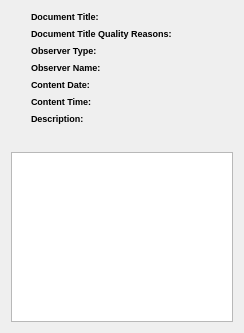
<?xml version="1.0" encoding="UTF-8"?>
<ui version="4.0">
 <class>udg::KeyImageNoteDisplayerBase</class>
 <widget class="QWidget" name="udg::KeyImageNoteDisplayerBase">
  <property name="geometry">
   <rect>
    <x>0</x>
    <y>0</y>
    <width>244</width>
    <height>333</height>
   </rect>
  </property>
  <property name="sizePolicy">
   <sizepolicy hsizetype="Preferred" vsizetype="Preferred">
    <horstretch>0</horstretch>
    <verstretch>0</verstretch>
   </sizepolicy>
  </property>
  <property name="windowTitle">
   <string>Form</string>
  </property>
  <layout class="QVBoxLayout" name="verticalLayout">
   <item>
    <layout class="QHBoxLayout" name="horizontalLayout">
     <item>
      <spacer name="horizontalSpacer">
       <property name="orientation">
        <enum>Qt::Horizontal</enum>
       </property>
       <property name="sizeType">
        <enum>QSizePolicy::Fixed</enum>
       </property>
       <property name="sizeHint" stdset="0">
        <size>
         <width>20</width>
         <height>20</height>
        </size>
       </property>
      </spacer>
     </item>
     <item>
      <layout class="QFormLayout" name="formLayout">
       <item row="0" column="0">
        <widget class="QLabel" name="m_documentTitleLabel">
         <property name="sizePolicy">
          <sizepolicy hsizetype="Fixed" vsizetype="Fixed">
           <horstretch>0</horstretch>
           <verstretch>0</verstretch>
          </sizepolicy>
         </property>
         <property name="minimumSize">
          <size>
           <width>0</width>
           <height>0</height>
          </size>
         </property>
         <property name="font">
          <font>
           <pointsize>7</pointsize>
           <weight>75</weight>
           <bold>true</bold>
          </font>
         </property>
         <property name="text">
          <string>Document Title: </string>
         </property>
        </widget>
       </item>
       <item row="0" column="1">
        <widget class="QLabel" name="m_documentTitleText">
         <property name="minimumSize">
          <size>
           <width>0</width>
           <height>0</height>
          </size>
         </property>
         <property name="font">
          <font>
           <pointsize>7</pointsize>
          </font>
         </property>
         <property name="text">
          <string/>
         </property>
        </widget>
       </item>
       <item row="1" column="0">
        <widget class="QLabel" name="m_documentTitleQualityReasonsLabel">
         <property name="sizePolicy">
          <sizepolicy hsizetype="Fixed" vsizetype="Fixed">
           <horstretch>0</horstretch>
           <verstretch>0</verstretch>
          </sizepolicy>
         </property>
         <property name="minimumSize">
          <size>
           <width>0</width>
           <height>0</height>
          </size>
         </property>
         <property name="font">
          <font>
           <pointsize>7</pointsize>
           <weight>75</weight>
           <bold>true</bold>
          </font>
         </property>
         <property name="text">
          <string>Document Title Quality Reasons: </string>
         </property>
        </widget>
       </item>
       <item row="1" column="1">
        <widget class="QLabel" name="m_documentTitleQualityReasonText">
         <property name="minimumSize">
          <size>
           <width>0</width>
           <height>0</height>
          </size>
         </property>
         <property name="font">
          <font>
           <pointsize>7</pointsize>
          </font>
         </property>
         <property name="text">
          <string/>
         </property>
        </widget>
       </item>
       <item row="2" column="0">
        <widget class="QLabel" name="m_observerTypeLabel">
         <property name="sizePolicy">
          <sizepolicy hsizetype="Fixed" vsizetype="Fixed">
           <horstretch>0</horstretch>
           <verstretch>0</verstretch>
          </sizepolicy>
         </property>
         <property name="minimumSize">
          <size>
           <width>0</width>
           <height>0</height>
          </size>
         </property>
         <property name="font">
          <font>
           <pointsize>7</pointsize>
           <weight>75</weight>
           <bold>true</bold>
          </font>
         </property>
         <property name="text">
          <string>Observer Type: </string>
         </property>
        </widget>
       </item>
       <item row="2" column="1">
        <widget class="QLabel" name="m_observerContextTypeText">
         <property name="minimumSize">
          <size>
           <width>0</width>
           <height>0</height>
          </size>
         </property>
         <property name="font">
          <font>
           <pointsize>7</pointsize>
          </font>
         </property>
         <property name="text">
          <string/>
         </property>
        </widget>
       </item>
       <item row="3" column="0">
        <widget class="QLabel" name="m_observerNameLabel">
         <property name="sizePolicy">
          <sizepolicy hsizetype="Fixed" vsizetype="Fixed">
           <horstretch>0</horstretch>
           <verstretch>0</verstretch>
          </sizepolicy>
         </property>
         <property name="minimumSize">
          <size>
           <width>0</width>
           <height>0</height>
          </size>
         </property>
         <property name="font">
          <font>
           <pointsize>7</pointsize>
           <weight>75</weight>
           <bold>true</bold>
          </font>
         </property>
         <property name="text">
          <string>Observer Name: </string>
         </property>
        </widget>
       </item>
       <item row="3" column="1">
        <widget class="QLabel" name="m_observerContextNameText">
         <property name="minimumSize">
          <size>
           <width>0</width>
           <height>0</height>
          </size>
         </property>
         <property name="font">
          <font>
           <pointsize>7</pointsize>
          </font>
         </property>
         <property name="text">
          <string/>
         </property>
        </widget>
       </item>
       <item row="4" column="0">
        <widget class="QLabel" name="m_contentDateLabel">
         <property name="sizePolicy">
          <sizepolicy hsizetype="Fixed" vsizetype="Fixed">
           <horstretch>0</horstretch>
           <verstretch>0</verstretch>
          </sizepolicy>
         </property>
         <property name="minimumSize">
          <size>
           <width>0</width>
           <height>0</height>
          </size>
         </property>
         <property name="font">
          <font>
           <pointsize>7</pointsize>
           <weight>75</weight>
           <bold>true</bold>
          </font>
         </property>
         <property name="text">
          <string>Content Date:</string>
         </property>
        </widget>
       </item>
       <item row="4" column="1">
        <widget class="QLabel" name="m_contentDate">
         <property name="minimumSize">
          <size>
           <width>0</width>
           <height>0</height>
          </size>
         </property>
         <property name="font">
          <font>
           <pointsize>7</pointsize>
          </font>
         </property>
         <property name="text">
          <string/>
         </property>
        </widget>
       </item>
       <item row="5" column="0">
        <widget class="QLabel" name="m_contentTimeLabel">
         <property name="sizePolicy">
          <sizepolicy hsizetype="Fixed" vsizetype="Fixed">
           <horstretch>0</horstretch>
           <verstretch>0</verstretch>
          </sizepolicy>
         </property>
         <property name="minimumSize">
          <size>
           <width>0</width>
           <height>0</height>
          </size>
         </property>
         <property name="font">
          <font>
           <pointsize>7</pointsize>
           <weight>75</weight>
           <bold>true</bold>
          </font>
         </property>
         <property name="text">
          <string>Content Time:</string>
         </property>
        </widget>
       </item>
       <item row="5" column="1">
        <widget class="QLabel" name="m_contentTime">
         <property name="minimumSize">
          <size>
           <width>0</width>
           <height>0</height>
          </size>
         </property>
         <property name="font">
          <font>
           <pointsize>7</pointsize>
          </font>
         </property>
         <property name="text">
          <string/>
         </property>
        </widget>
       </item>
       <item row="6" column="0">
        <widget class="QLabel" name="m_decriptionLabel">
         <property name="sizePolicy">
          <sizepolicy hsizetype="Fixed" vsizetype="Fixed">
           <horstretch>0</horstretch>
           <verstretch>0</verstretch>
          </sizepolicy>
         </property>
         <property name="minimumSize">
          <size>
           <width>0</width>
           <height>0</height>
          </size>
         </property>
         <property name="font">
          <font>
           <pointsize>7</pointsize>
           <weight>75</weight>
           <bold>true</bold>
          </font>
         </property>
         <property name="text">
          <string>Description: </string>
         </property>
        </widget>
       </item>
       <item row="6" column="1">
        <widget class="QLabel" name="m_keyObjectDescriptionText">
         <property name="minimumSize">
          <size>
           <width>0</width>
           <height>0</height>
          </size>
         </property>
         <property name="font">
          <font>
           <pointsize>7</pointsize>
          </font>
         </property>
         <property name="text">
          <string/>
         </property>
        </widget>
       </item>
      </layout>
     </item>
    </layout>
   </item>
   <item>
    <widget class="udg::ThumbnailImageDisplayer" name="m_thumbnailImageDisplayer">
     <property name="minimumSize">
      <size>
       <width>0</width>
       <height>170</height>
      </size>
     </property>
     <property name="maximumSize">
      <size>
       <width>250</width>
       <height>170</height>
      </size>
     </property>
    </widget>
   </item>
  </layout>
 </widget>
 <customwidgets>
  <customwidget>
   <class>udg::ThumbnailImageDisplayer</class>
   <extends>QListWidget</extends>
   <header>thumbnailimagedisplayer.h</header>
  </customwidget>
 </customwidgets>
 <resources/>
 <connections/>
</ui>
